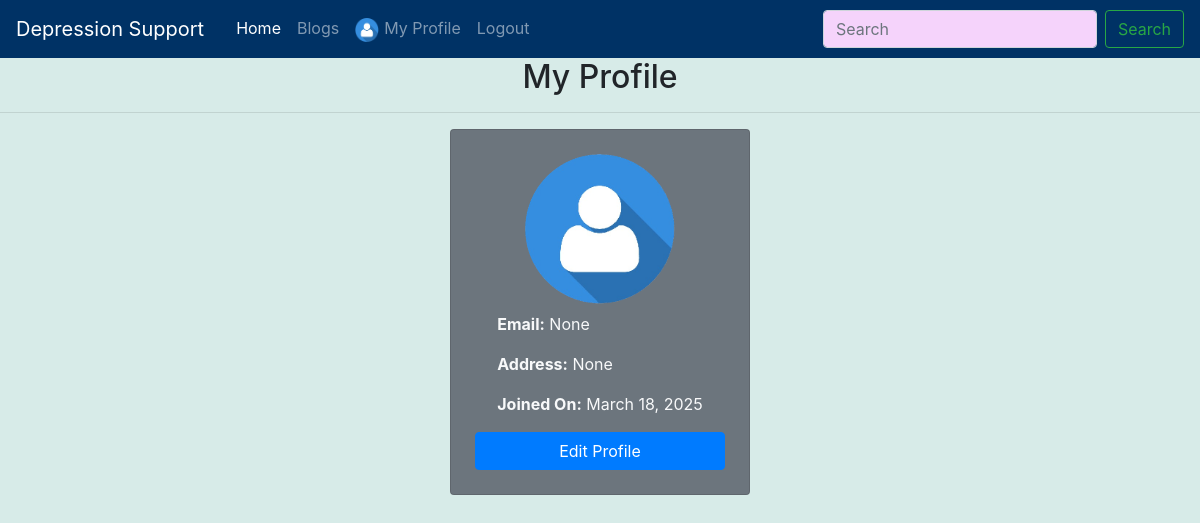
/profile/ (signed in), run on the app's committed database.
### home/models.py (models this page shows, shortened)
class Patient(models.Model):
    user = models.OneToOneField(User, on_delete=models.CASCADE, related_name='patient')
    full_name = models.CharField(max_length=200)
    email= models.EmailField(null=True, blank=True)
    address = models.CharField(max_length=200, null=True, blank=True)
    profile_image = models.ImageField(upload_to='profile_images/', default='medias/account.png', null=True, blank=True)
    joined_on = models.DateField(auto_now_add=True)

### home/views.py (the view)
# urls.py: path('profile/', profile, name="profile"),
@login_required
def profile(request):
    user = request.user
    patient = user.patient
    context = {
        'patient': patient,
    }
    return render(request, 'home/profile.html', context)

### templates/home/profile.html (shortened to what this page needs)
{% extends "home/base.html" %}
{% load static %}
{% block body %}
<h2 class="text-center">My Profile</h2>
<hr>
<div class="bg-secondary text-light col-md-3 center mb-4 card mx-auto center p-4">
    <div class="center mx-auto">
        {% if patient.profile_image %}
            <img src="{{ patient.profile_image.url }}" alt="Profile Image" class="rounded-circle center" style="width: 150px; height: 150px;">
        {% else %}
            <img src="{% static 'medias/account.png' %}" alt="Default Profile Image" class="rounded-circle" style="width: 150px; height: 150px;">
        {% endif %}
    </div>
    <div class="center mx-auto">
        <p><strong>Email:</strong> {{ patient.email }}</p>
        <p><strong>Address:</strong> {{ patient.address }}</p>
        <p><strong>Joined On:</strong> {{ patient.joined_on }}</p>
    </div>
    <a href="{% url 'edit_profile' %}" class="btn btn-primary">Edit Profile</a>
</div>
{% endblock body %}

### static/css/styles.css (style rules this page uses)
body { background-color: #d7ebe8; }
.rounded-circle { border-radius: 50%; object-fit: cover; }

### data on the page
Patient: profile_image (picture), email "None", address "None", joined_on "March 18, 2025"
